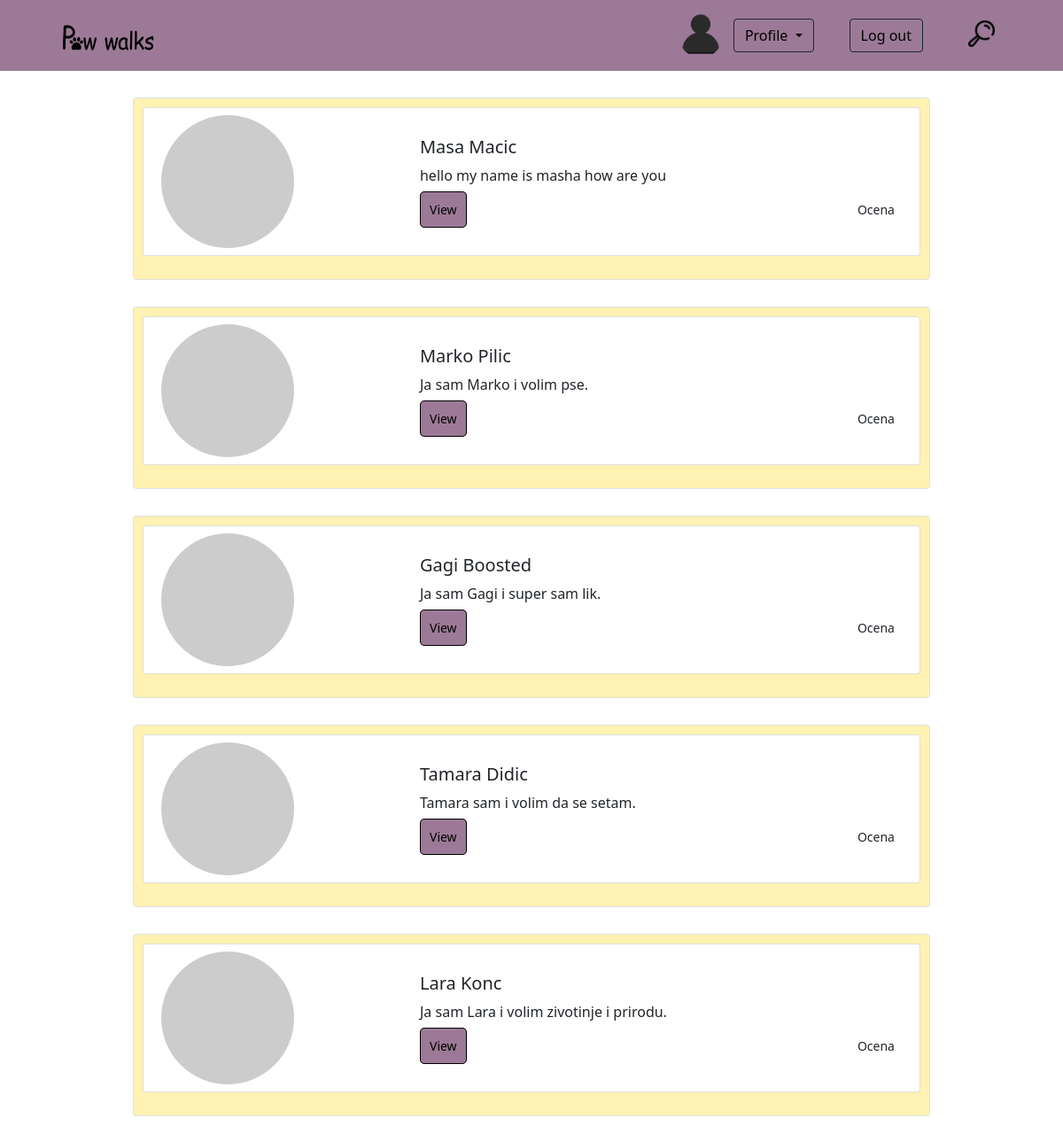
The page /pages/allWalkers.php (signed in) on the database its author committed.
### tables this page shows
CREATE TABLE `walker_details` (
  `id` int(10) UNSIGNED NOT NULL,
  `biography` text DEFAULT NULL,
  `is_active` tinyint(4) NOT NULL DEFAULT 0,
  `walker_id` int(10) UNSIGNED NOT NULL
);

CREATE TABLE `user` (
  `id` int(10) UNSIGNED NOT NULL,
  `role` enum('admin','customer','walker') NOT NULL,
  `first_name` varchar(20) NOT NULL,
  `last_name` varchar(20) NOT NULL,
  `email` varchar(255) NOT NULL,
  `password` varchar(255) NOT NULL,
  `forgot_password_code` varchar(10) DEFAULT NULL,
  `phone_number` varchar(30) NOT NULL,
  `address_id` int(10) UNSIGNED NOT NULL,
  `picture` varchar(255) DEFAULT NULL,
  `is_verified` tinyint(1) NOT NULL DEFAULT 0,
  `verification_code` char(6) DEFAULT NULL,
  `created_at` datetime NOT NULL,
  `updated_at` datetime NOT NULL,
  `registration_expires` datetime DEFAULT NULL
);

### pages/allWalkers.php (the view, shortened to what this page needs)
<!DOCTYPE html>
<html lang="en">
<head>
    <link href="https://cdn.jsdelivr.net/npm/bootstrap@5.1.3/dist/css/bootstrap.min.css" rel="stylesheet">
    <link rel="stylesheet" href="../css/login.css">
    <link rel="stylesheet" href="../css/signup.css">
    <link rel="stylesheet" href="../css/homeStyle.css">
    <link rel="stylesheet" href="../css/scrollbar.css">
</head>
<body>
<?php
include_once '../page_parts/header.php';
if(isset($_GET['name'])){
    $sqlWalkers = "SELECT u.id, u.first_name, u.last_name, u.picture, wd.biography FROM user u
                INNER JOIN walker_details wd ON wd.walker_id = u.id
                WHERE  u.role='walker' AND (u.first_name LIKE '%".$_GET['name']."%' OR u.last_name LIKE '%".$_GET['name']."%' ) AND wd.is_active = 1;";
}else {
    $sqlWalkers = "SELECT u.id, u.first_name, u.last_name, u.picture, wd.biography FROM user u
                INNER JOIN walker_details wd ON wd.walker_id = u.id
                WHERE  u.role='walker' AND wd.is_active = 1";
}
try{
    $conn = new PDO("mysql:host=" . HOST . ";dbname=" . DB, USER, PASS);
    $stmtWalker=$conn->prepare($sqlWalkers);
    $stmtWalker->execute();
    $walkers= $stmtWalker->fetchAll(PDO::FETCH_ASSOC);
}
catch (Exception $ex){
    echo($ex -> getMessage());
}
if(!empty($walkers)){
foreach ($walkers as $walker){
    ?>
    <div class="container ">
        <div class="row border rounded karta mx-auto" style="max-width: 900px;">
            <div class="card mb-3" style="max-width: 900px;">
                <div class="row g-0">
                    <div class="col-md-4 align-self-center p-2">
                        <img src="https://picsum.photos/150/150" class="img-fluid rounded-circle" alt="...">
                    </div>
                    <div class="col-md-8 my-3">
                        <div class="card-body">
                            <h5 class="card-title"><?php echo $walker['first_name']." ".$walker['last_name'];?></h5>
                            <p class="card-text"><?php echo $walker['biography'];?></p>
                            <span class="d-flex justify-content-between align-middle">
                                <small class="text-muted">
                                    <a id="viewWalker" href="./oneWalker.php?walker=<?php echo $walker['id'];?>">View</a>
                                </small>
                                <small>Ocena</small>
                            </span>
                        </div>
                    </div>
                </div>
            </div>
        </div>
    </div>
    <?php
}
}
else{
    ?>
    <h5 class="mt-5 text-center">No results.</h5>
<?php
}
?>
</body>
</html>

### css/homeStyle.css (style rules this page uses)
.karta { background-color: rgba(255, 239, 159, 0.8); padding: 10px; margin: 30px 15px 20px 15px; }
#viewWalker { background-color: #9c7a97; border: 1px solid black; padding: 10px; text-decoration: none; color: black; border-radius: 5px; }

### rows shown on the page
walker_details: walker.first_name "Masa", walker.last_name "Macic", biography "hello my name is masha how are you"
walker_details: walker.first_name "Marko", walker.last_name "Pilic", biography "Ja sam Marko i volim pse."
walker_details: walker.first_name "Gagi", walker.last_name "Boosted", biography "Ja sam Gagi i super sam lik."
walker_details: walker.first_name "Tamara", walker.last_name "Didic", biography "Tamara sam i volim da se setam."
walker_details: walker.first_name "Lara", walker.last_name "Konc", biography "Ja sam Lara i volim zivotinje i prirodu."
